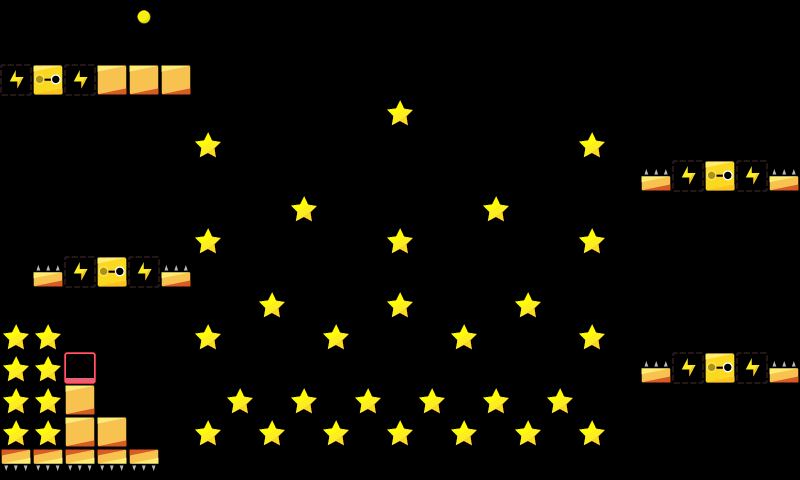

Tiled map render using the project's own tile images. Description and the map definition, with tile-layer contents summarised, below:
An orthogonal 25x15 tile map with 32x32 px tiles, 1 tile layer (map).

<map version="1.0" orientation="orthogonal" renderorder="right-down" width="25" height="15" tilewidth="32" tileheight="32" nextobjectid="7">
 <properties>
  <property name="ad" value="false" />
 </properties>
 <tileset firstgid="1" name="map_tiles" tilewidth="32" tileheight="32">
  <image source="../../img/map_tiles.png" width="480" height="480" />
 </tileset>
 <layer name="map" width="25" height="15">
  <data>[375 cells, 67 non-empty, 7 distinct tile ids]</data>
 </layer>
 <objectgroup name="Object Layer 1" />
</map>
